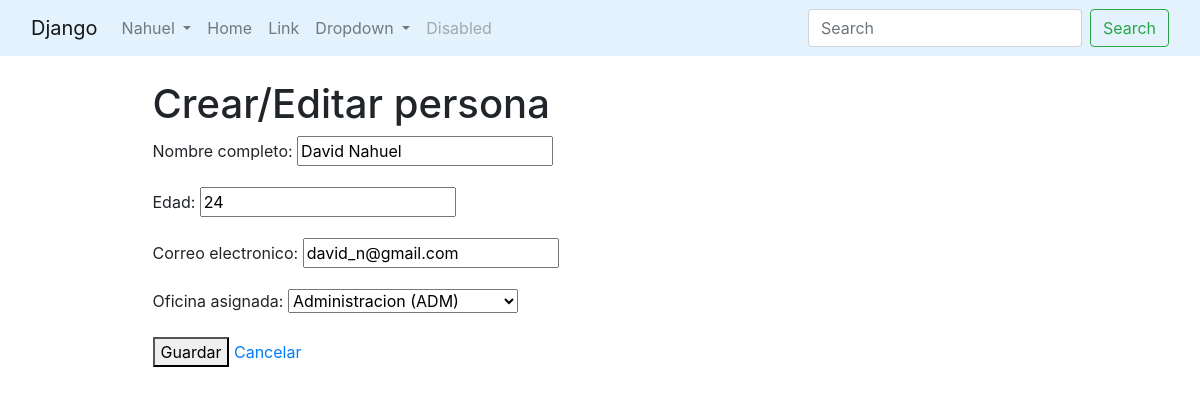
The page /editar/2/ (signed in) on the database its author committed.
### persona/models.py (models this page shows, shortened)
class Persona(models.Model):
    nombre = models.CharField(verbose_name="Nombre completo", max_length=50)
    edad = models.IntegerField(verbose_name="Edad")
    email = models.EmailField(verbose_name="Correo electronico", max_length=254)
    oficina = models.ForeignKey(
        Oficina,
        verbose_name="Oficina asignada",
        on_delete=models.PROTECT,
        related_name="personas",
        null=True,
        blank=True
    )
    class Meta:
        verbose_name =  'Persona'
        verbose_name_plural =  'Personas'

### oficina/models.py (models this page shows)
class Oficina(models.Model):
    nombre = models.CharField(verbose_name="Nombre de la oficina", max_length=50, unique=True)
    nombre_corto = models.SlugField(verbose_name="Id Corto", max_length=10, unique=True, help_text="Identificador corto y unico para la oficina")
    validators = [validate_nombre_corto]
    class Meta:
        verbose_name = 'Oficina'
        verbose_name_plural = 'Oficinas'
    def __str__(self):
        return f"{self.nombre} ({self.nombre_corto})"

### persona/views.py (the view)
class PersonaUpdateView(LoginRequiredMixin, UpdateView):
    model = Persona
    template_name = "persona/crear.html"
    fields = ['nombre', 'edad', 'email', 'oficina']
    success_url = reverse_lazy('persona:lista')

### templates/persona/crear.html (shortened to what this page needs)
{% extends 'base.html' %}
{% block content %}
    <h1>Crear/Editar persona</h1>
    <form method="post">
        {{ form.as_p }}
        <button type="submit">Guardar</button>
        <a href="{% url 'persona:lista' %}">Cancelar</a>
{% endblock content %}

### templates/navbar.html (shortened to what this page needs)
<nav class="navbar navbar-expand-lg navbar-light" style="background-color: #e3f2fd;" >
  <div class="container-fluid">
    <a class="navbar-brand" href="#">Django</a>
    <div class="collapse navbar-collapse" id="navbarSupportedContent">
      <ul class="navbar-nav mr-auto mb-2 mb-lg-0">
        {% if user.is_authenticated %}
          <li class="nav-item dropdown">
            <a class="nav-link dropdown-toggle" href="#" id="userMenu" role="button" data-toggle="dropdown" aria-haspopup="true" aria-expanded="false">
              {{ user.username }}
            </a>
          </li>
        {% else %}
          <li class="nav-item">
            <a class="nav-link" href="{% url 'account_login' %}">Ingresar</a>
          </li>
        {% endif %}
        <li class="nav-item">
          <a class="nav-link" aria-current="page" href="{% url 'persona:index' %}">Home</a>
        </li>
        <li class="nav-item">
          <a class="nav-link" href="#">Link</a>
        </li>
        <li class="nav-item dropdown">
          <a class="nav-link dropdown-toggle" href="#" id="dropdown01" role="button" data-bs-toggle="dropdown" aria-haspopup="true" aria-expanded="false">
            Dropdown
          </a>
        </li>
        <li class="nav-item">
          <a class="nav-link disabled" aria-disabled="true">Disabled</a>
        </li>
      </ul>
      <form class="d-flex" role="search" action="{% url 'persona:buscar' %}" method="get">
        <input class="form-control mr-2" type="search" placeholder="Search" aria-label="Search" name="q"/>
        <button class="btn btn-outline-success" type="submit">Search</button>
      </form>
    </div>
  </div>
</nav>

### rows shown on the page
Persona: nombre "David Nahuel", edad "24", email "david_n@gmail.com", oficina "Administracion (ADM)"

### other values the page prints
{{ user.username }} "Nahuel"
